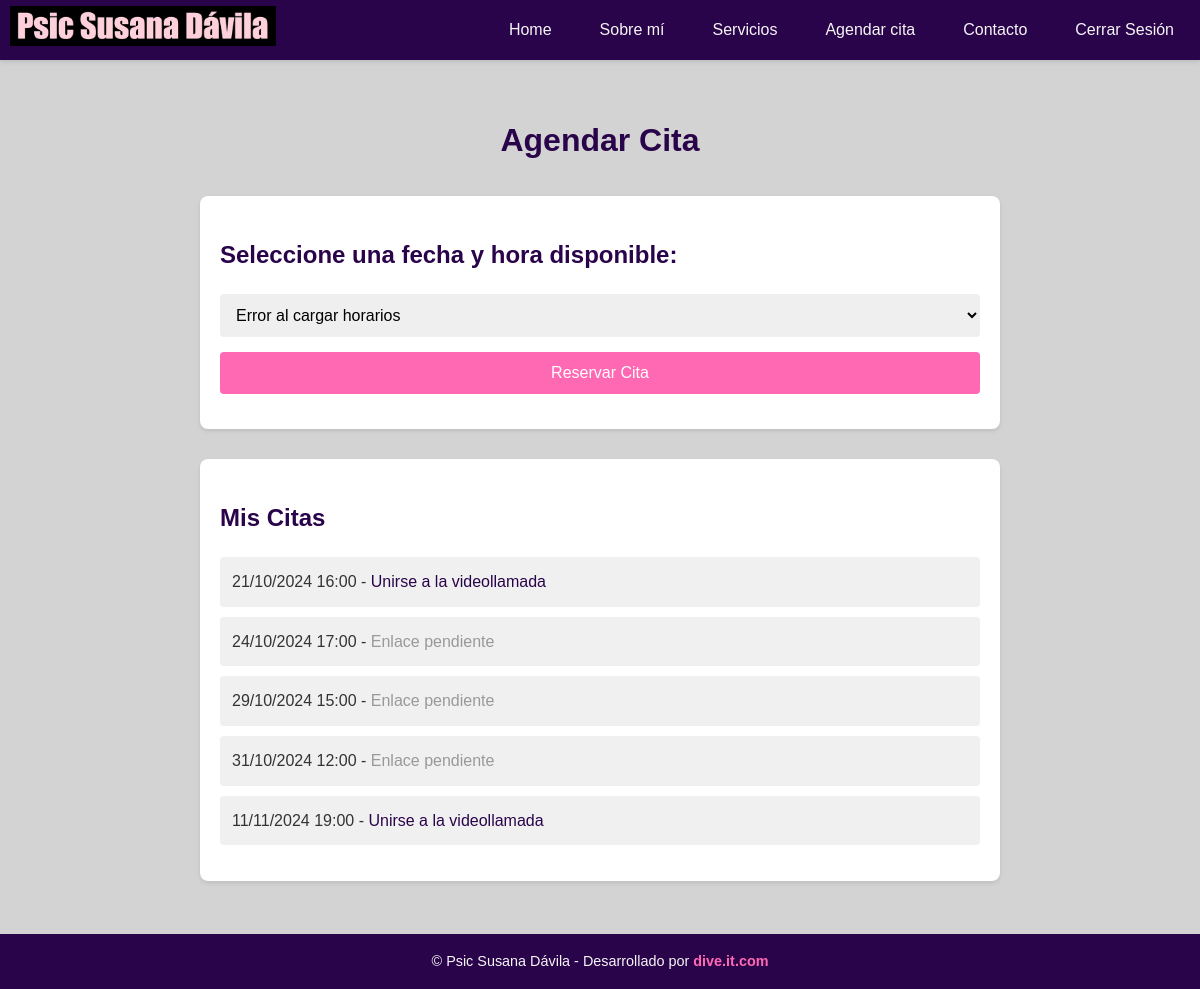
The app's page /appointment/ (signed in) with its own data.
### website/models.py (models this page shows, shortened)
class Appointment(models.Model):
    user = models.ForeignKey(CustomUser, on_delete=models.CASCADE)
    availability = models.OneToOneField(Availability, on_delete=models.CASCADE)
    created_at = models.DateTimeField(auto_now_add=True)
    is_paid = models.BooleanField(default=False)
    google_meet_link = models.URLField(blank=True, null=True)

class Availability(models.Model):
    date = models.DateField()
    start_time = models.TimeField()
    end_time = models.TimeField()
    is_booked = models.BooleanField(default=False)

### website/views.py (the view)
# urls.py: path('appointment/', views.appointment, name='appointment'),
@login_required
def appointment(request):
    availabilities = Availability.objects.filter(is_booked=False, date__gte=timezone.now().date()).order_by('date', 'start_time')
    user_appointments = Appointment.objects.filter(user=request.user).order_by('availability__date', 'availability__start_time')
    return render(request, 'appointment.html', {'availabilities': availabilities, 'user_appointments': user_appointments})

### website/templates/appointment.html (shortened to what this page needs)
{% extends "base.html" %}
{% load static %}
{% block extra_css %}
<link rel="stylesheet" href="{% static 'css/appointment.css' %}">
{% endblock %}
{% block content %}
<div class="appointment-container">
    <h1>Agendar Cita</h1>
    <div class="appointment-form">
        <h2>Seleccione una fecha y hora disponible:</h2>
        <select id="availability-select">
            <option value="">Cargando horarios...</option>
        </select>
        <button id="book-appointment">Reservar Cita</button>
    </div>
    <div class="user-appointments">
        <h2>Mis Citas</h2>
        <ul id="user-appointments-list">
            {% for appointment in user_appointments %}
            <li>
                {{ appointment.availability.date|date:"d/m/Y" }} {{ appointment.availability.start_time|time:"H:i" }}
                {% if appointment.google_meet_link %}
                    - <a href="{{ appointment.google_meet_link }}" target="_blank" class="meet-link">Unirse a la videollamada</a>
                {% else %}
                    - <span class="pending">Enlace pendiente</span>
                {% endif %}
            </li>
            {% empty %}
            <li>No tienes citas programadas.</li>
            {% endfor %}
        </ul>
    </div>
</div>
{% endblock %}

### website/static/css/base.css (style rules this page uses)
:root { --primary-color: #2A044A; --secondary-color: #FF69B4; --text-color: #333333; --background-color: #D3D3D3; --section-bg-color: #F5F5F5; --accent-color: #FF7043; }
body { font-family: 'Roboto', sans-serif; background-color: var(--background-color); margin: 0; padding: 0; color: var(--text-color); }

### website/static/css/appointment.css (style rules this page uses)
body { font-family: 'Arial', sans-serif; line-height: 1.6; color: var(--text-color); background-color: var(--background-color); }
.appointment-container { max-width: 800px; margin: 0 auto; padding: 20px; }
h1, h2 { color: var(--primary-color); }
h1 { text-align: center; margin-bottom: 30px; }
.appointment-form, .confirmation, .user-appointments { background-color: #fff; border-radius: 8px; padding: 20px; margin-bottom: 30px; box-shadow: 0 2px 4px rgba(0, 0, 0, 0.1); }
select, button { width: 100%; padding: 12px; margin-bottom: 15px; border: 1px solid var(--border-color); border-radius: 4px; font-size: 16px; }
button { background-color: var(--secondary-color); color: white; border: none; cursor: pointer; transition: background-color 0.3s ease; }
.user-appointments ul { list-style-type: none; padding: 0; }
.user-appointments li { background-color: #f0f0f0; padding: 12px; margin-bottom: 10px; border-radius: 4px; }
.meet-link { color: var(--primary-color); text-decoration: none; }
.pending { color: #999; }

### records on screen
Appointment: availability "21/10/2024", availability.start_time "16:00"
Appointment: availability "24/10/2024", availability.start_time "17:00", shows "Enlace pendiente"
Appointment: availability "29/10/2024", availability.start_time "15:00", shows "Enlace pendiente"
Appointment: availability "31/10/2024", availability.start_time "12:00", shows "Enlace pendiente"
Appointment: availability "11/11/2024", availability.start_time "19:00"
